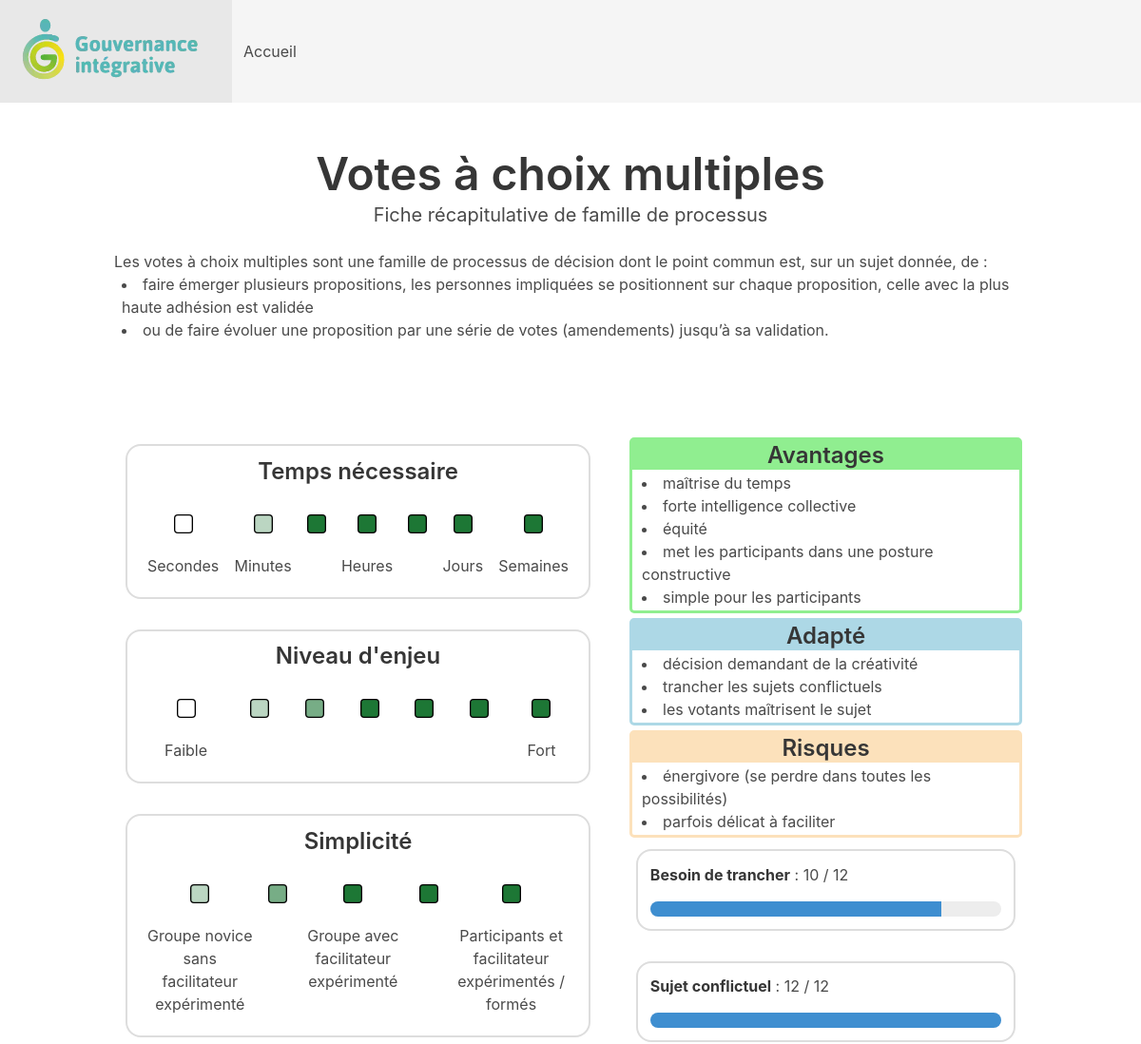
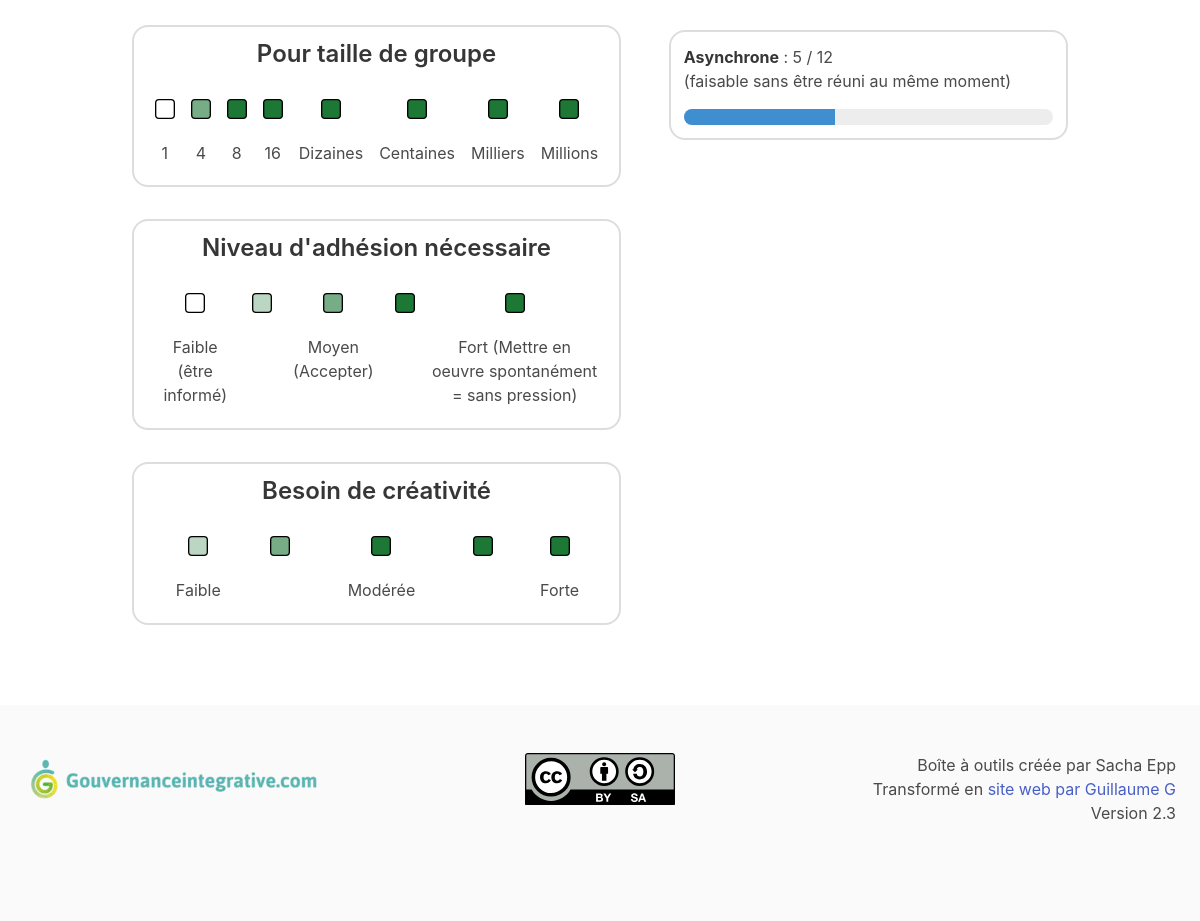
/processus/famille-votes-a-choix-multiples, run on the app's committed database (2 pictures, top to bottom).
### tables this page shows
CREATE TABLE processus (
    id INTEGER PRIMARY KEY AUTOINCREMENT,
    slug TEXT NOT NULL,
    titre TEXT NOT NULL,
    description TEXT NOT NULL,
    -- textes :
    -- ce sont des textes contenant du HTML
    -- au format <ul><li>...</li></ul>
    -- car ce sont de simples listes
    avantages TEXT,
    adapte TEXT,
    risques TEXT,
    inconvenients TEXT,
    deconseille TEXT,
    points_cles TEXT,
    -- critères :
    -- ils sont au format de 14 caractères
    -- chaque caractère représente une case
    -- 0 = blanc
    -- 1 = vert pale
    -- 2 = vert foncé
    temps TEXT NOT NULL,
    enjeu TEXT NOT NULL,
    simplicite TEXT NOT NULL,
    taille_groupe TEXT NOT NULL,
    adhesion TEXT NOT NULL,
    creativite TEXT NOT NULL,
    besoin_trancher INTEGER NOT NULL,
    sujet_conflictuel INTEGER NOT NULL,
    asynchrone INTEGER NOT NULL
);

### app.py (the view, shortened to what this page needs)
@app.route("/processus/<slug>")
def get_processus(slug):
    result = retourne_un_processus_via_slug(slug)
    if len(result) > 0:
        processus = result[0]
        return render_template(
            "processus.html",
            base_info=base_info,
            conf=conf,
            processus=processus,
        )

### app.py (called while the page is built)
@app.template_filter()
def crit_filter(crit):
    result = {
        "0": "0",
        "1": "0.3",
        "2": "0.6",
        "3": "1",
    }
    return result[crit]

@app.template_filter()
def note_critere(note):
    if (not isinstance(note, int)) or note > 12 or note < -1:
        return "Erreur : note incorrecte"
    if note == -1:
        return "Non spécifié"
    else:
        return f"{note} / 12"

@app.template_filter()
def pourcent_critere(note):
    if (not isinstance(note, int)) or note > 12 or note < -1:
        return "Erreur : note incorrecte"
    if note == -1:
        return "Non spécifié"
    else:
        return int(note * 100 / 12)

def get_db_connection():
    conn = sqlite3.connect(DATABASE_PATH)
    conn.row_factory = sqlite3.Row
    return conn

def retourne_un_processus_via_slug(slug: str) -> dict:
    conn = get_db_connection()
    req_select = """SELECT *
    FROM processus
    WHERE slug = ?
    LIMIT 1"""
    result = conn.execute(req_select, [slug]).fetchall()
    conn.close()
    return result

### templates/processus.html (shortened to what this page needs)
{% extends 'layout.html' %}
{% block body %}
<section class="section">
  <div class="container">
    <h1 class="title is-1 text-center" id="titre">
      {{ processus['titre'] }}
    </h1>
    <p class="subtitle text-center">
      {% if processus['id'] % 100 == 0 %}
        Fiche récapitulative de famille de processus
      {% else %}
        Fiche récapitulative de processus de décision
      {% endif %}
    </p>
    <div id="description">
      {{ processus['description']|safe }}
    </div>
  </div>
</section>
<section class="section">
  <div class="container">
    <div class="columns">
      <div class="column text-center" id="criteres">
        {% for critere in conf["criteres"] %}
          <div class="critere border-shadow-light">
            <h2 class="title is-4">
              {{ critere["nom"] }}
            </h2>
            <table class="critere">
              <tbody>
                <tr>
                  {% for i in processus[critere["id"]] %}
                    <td>
                      <svg viewBox="0 0 30 30" xmlns="http://www.w3.org/2000/svg" class="crit">
                        <rect x="1" y="1" width="28" height="28" rx="5" style="fill:#1d7735;fill-opacity:{{ i | crit_filter }};stroke:black;stroke-width:2px;" />
                      </svg>
                    </td>
                  {% endfor %}
                </tr>
                <tr>
                  {% for niveau in critere["echelle"] %}
                    <td>{{ niveau }}</td>
                  {% endfor %}
                </tr>
              </tbody>
            </table>
          </div>
        {% endfor %}
      </div>
      <div class="column" id="caracteristiques">
        {% for caracteristique in conf["caracteristiques"] %}
          {% if processus[caracteristique["id"]] %}
            <div class="caracteristique" style="border-color: {{ caracteristique["couleur"] }};">
              <div class="caracteristique-titre" style="background-color: {{ caracteristique["couleur"] }};">
                <h2 class="title is-4 text-center">
                  {{ caracteristique["nom"] }}
                </h2>
              </div>
              <div class="caracteristique-contenu">
                {{ processus[caracteristique["id"]]|safe }}
              </div>
            </div>
          {% endif %}
        {% endfor %}
        {% for critere_optionnel in conf["criteres_optionnels"] %}
          {% if processus[critere_optionnel["id"]] %}
            <div class="critere_optionnel border-shadow-light">
              <p>
                <strong>{{ critere_optionnel["nom"] }}</strong> :
                {{ processus[critere_optionnel["id"]]|note_critere }}
              </p>
              <p>
                {{ critere_optionnel["help"] }}
              </p>
              {% if processus[critere_optionnel['id']] > 0 and processus[critere_optionnel['id']] <= 12 %}
                <progress class="progress is-info" value="{{ processus[critere_optionnel['id']]|pourcent_critere }}" max="100">{{ processus[critere_optionnel["id"]]|pourcent_critere }}%</progress>
              {% else %}
                <progress class="progress is-info" value="0" max="100">0%</progress>
              {% endif %}
            </div>
          {% endif %}
        {% endfor %}
      </div>
    </div>
  </div>
</section>
{% endblock %}

### templates/layout.html (shortened to what this page needs)
<!DOCTYPE html>
<html lang="fr">
  <head>
    <link rel="stylesheet" href="{{ url_for('static', filename='css/bulma_0.9.4.min.css') }}">
  </head>
  <body>
    {% include 'navbar.html' %}
    {% block body %}{% endblock %}
    {% include 'footer.html' %}
  </body>
</html>

### templates/navbar.html
<nav class="navbar is-light" role="navigation" aria-label="main navigation">
  <div class="navbar-brand">
    <a class="navbar-item" href="/">
      <img src="{{ url_for('static', filename='img/GI_logo.webp') }}" alt="Logo de la Gouvernance Integrative" width="220" height="92">
    </a>
  </div>
  <div class="navbar-menu">
    <div class="navbar-start">
      <a class="navbar-item" href="/">
        Accueil
      </a>
    </div>
  </div>
</nav>

### templates/footer.html
<footer class="footer">
  <div class="columns">
    <div class="column">
      <a href="https://gouvernanceintegrative.com/" target="_blank">
        <img src="{{ url_for('static', filename='img/GI_website.webp') }}" alt="Logo de la Gouvernance Integrative" width="320" height="55">
      </a>
    </div>
    <div class="column text-center">
      <a href="https://creativecommons.org/licenses/by-sa/4.0/" target="_blank">
        <img src="{{ url_for('static', filename='img/CC_BY-SA.svg') }}" alt="Licence CC-BY-SA 4.0" width="150" height="53">
      </a>
    </div>
    <div class="column text-right">
      <p>Boîte à outils créée par Sacha Epp<br>
      Transformé en <a href="https://github.com/yaap7/outils-GI" target="_blank">site web par Guillaume G</a><br>
      Version {{ base_info['version'] }}</p>
    </div>
  </div>
</footer>

### templates/layout.html (style rules this page uses)
.navbar-item img { max-height: 6rem; }
.text-center { text-align: center; }
.text-right { text-align: right; }
ul { list-style: inside; padding-left: 0.5rem; }
.border-shadow-light { margin: 0.75rem; margin-bottom: 2rem; border: 0.15rem solid #dddddd; border-radius: 1rem; }
div.critere { padding: 0.8rem; }
table.critere { width: 100%; }
table.critere tbody tr td { padding: 0.5rem; }
div.critere_optionnel { padding: 0.8rem; }
div.critere_optionnel progress.progress { margin-top: 1rem; }
.caracteristique { border: 3px lightblue solid; border-radius: 5px; margin: 5px; }
.caracteristique-titre { background-color: lightblue; padding: 2px; }
.caracteristique-contenu { padding: 2px; }
@media screen and (max-width: 1215px) { svg.crit { width: 20px; } }

### data on the page
processus: titre "Votes à choix multiples", description "Les votes à choix multiples sont une famille de processus de décision dont le point commun est, sur un sujet donnée, de : faire émerger plusieurs propositions, les personnes impliquées se positionnent sur chaque proposition, celle avec la plus haute adhésion est validée ou de faire évoluer une proposition par une série de votes (amendements) jusqu’à sa validation.", avantages "maîtrise du temps forte intelligence collective équité met les participants dans une posture constructive simple pour les participants" "décision demandant de la créativité trancher les sujets conflictuels les votants maîtrisent le sujet" "énergivore (se perdre dans toutes les possibilités) parfois délicat à faciliter", besoin_trancher "10 / 12" "12 / 12" "5 / 12"

### other printed values
{{ critere["nom"] }} "Temps nécessaire" "Niveau d'enjeu" "Simplicité" "Pour taille de groupe" "Niveau d'adhésion nécessaire" "Besoin de créativité"
{{ niveau }} "Secondes" "Minutes" "Heures" "Jours" "Semaines" "Faible" "Fort" "Groupe novice sans facilitateur expérimenté" "Groupe avec facilitateur expérimenté" "Participants et facilitateur expérimentés / formés" "1" "4" "8" "16" "Dizaines" "Centaines" "Milliers" "Millions" "Faible (être informé)" "Moyen (Accepter)" "Fort (Mettre en oeuvre spontanément = sans pression)" "Faible" "Modérée" "Forte"
{{ caracteristique["nom"] }} "Avantages" "Adapté" "Risques"
{{ critere_optionnel["nom"] }} "Besoin de trancher" "Sujet conflictuel" "Asynchrone"
{{ critere_optionnel["help"] }} "(faisable sans être réuni au même moment)"
{{ base_info['version'] }} "2.3"
